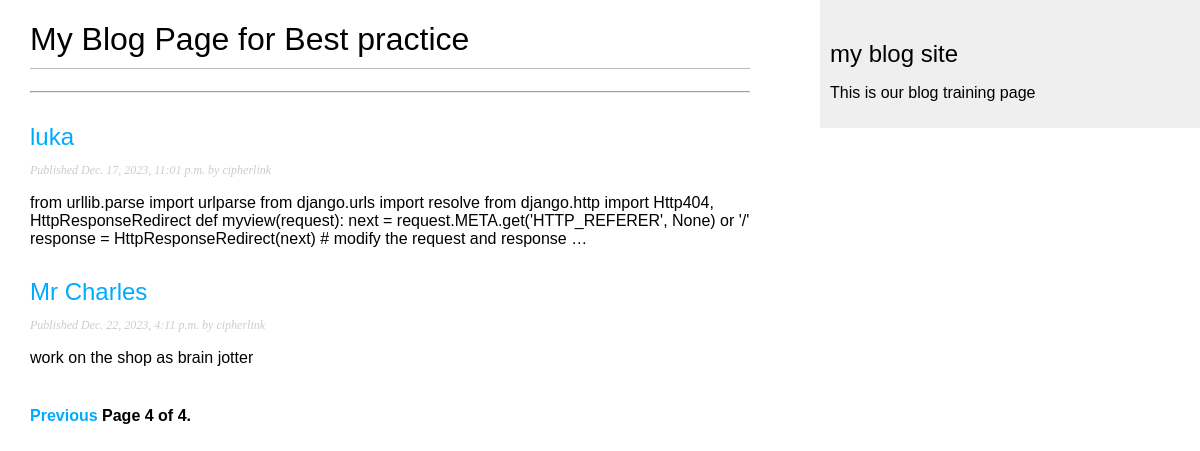
The app's page /blog/?page=4 with its own data.
### blog/models.py (models this page shows)
class Post(models.Model):
    def get_absolute_url(self):
        return reverse('blog:post_detail',
                       args=[self.publish.year,
                             self.publish.month,
                             self.publish.day,
                             self.slug])
    class Status(models.TextChoices):
        DRAFT = 'DF', 'Draft'
        PUBLISHED = 'PB', 'Published'
    title = models.CharField(max_length=200)
    slug = models.CharField(max_length=200,
                            unique_for_date='publish')
    author = models.ForeignKey(User,
                               on_delete=models.CASCADE,
                               related_name='blog_posts')
    body = models.TextField()
    publish = models.DateTimeField(default=timezone.now)
    created = models.DateTimeField(auto_now_add=True)
    updated = models.DateField(auto_now=True)
    status = models.CharField(max_length=2,
                              choices=Status.choices,
                              default=Status.DRAFT)
    objects = models.Manager()
    published = PublishedManager()

### blog/views.py (the view)
# urls.py: path('', views.PostListView.as_view(), name='post_list'),
class PostListView(ListView):
    queryset = Post.published.all()
    context_object_name = 'posts'
    paginate_by = 2
    template_name = 'blog/post/list.html'

### blog/templates/blog/post/list.html (shortened to what this page needs)
{% extends "blog/base.html" %}
{% block content %}
    <h1>My Blog Page for Best practice</h1><hr>
{% for post in posts %}
    <h2>
    <a href="{{ post.get_absolute_url }}">
         {{ post.title }}
    </a>
    </h2>
    <p class="date">
        Published {{ post.publish }} by {{ post.author }}
    </p>
{{ post.body|truncatewords:30|linebreaks }}
   {% endfor %}
   {% include "page/pagination.html" with page=page_obj %}
{% endblock %}

### blog/static/css/blog.css (style rules this page uses)
body { margin:0; padding:0; font-family:helvetica, sans-serif; }
a { color:#00abff; text-decoration:none; }
h1 { font-weight:normal; border-bottom:1px solid #bbb; padding:0 0 10px 0; }
h2 { font-weight:normal; margin:30px 0 0; }
p.date { color:#ccc; font-family: georgia, serif; font-size: 12px; font-style: italic; }

### records on screen
Post: title "luka", publish "Dec. 17, 2023, 11:01 p.m.", author "cipherlink", body "from urllib.parse import urlparse from django.urls import resolve from django.http import Http404, HttpResponseRedirect def myview(request): next = request.META.get('HTTP_REFERER', None) or '/' response = HttpResponseRedirect(next) # modify the request and response …"
Post: title "Mr Charles", publish "Dec. 22, 2023, 4:11 p.m.", author "cipherlink", body "work on the shop as brain jotter"

### other values on screen
{{ page.number }} "4"
{{ page.paginator.num_pages }} "4"
